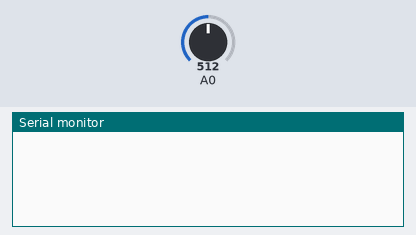
A sketch run on a simulated Arduino Uno, built with avr-gcc and run on an emulated ATmega328P. Shown: the last lines printed to the serial monitor. The inputs (shaded band) are chosen by the test bench; at power-on: A0 = 512.

Above: at 1.2 s.
1.3 s: A0 set to 493
At 2.6 s:
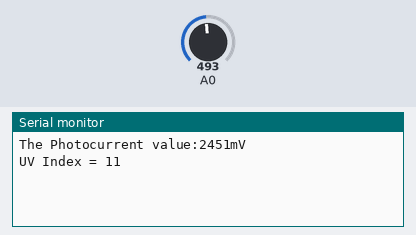
3.6 s: A0 set to 511
At 4.9 s:
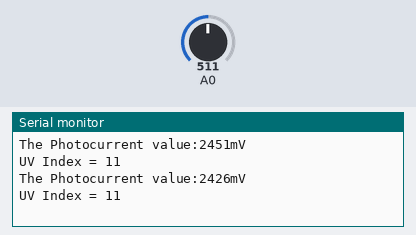
Timing chart, 0 to 6.6 s (numbered marks = the images above; inputs shaded):
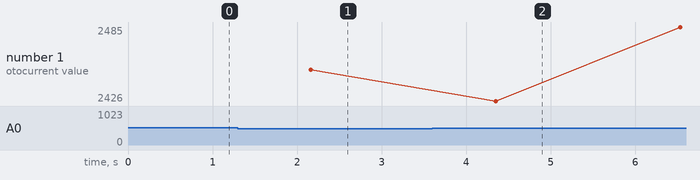

The sketch:

UV.ino
```cpp
/*
 * Sensor: CJMCU-GUVA-S12SD/CJMCU-S12D
 * Arduino IDE version:1.6.9
 * System: Windows10
 * Code version: 1.0
 *
 * Sensor     Arduino
 * SIG    ->    A0
 * GND    ->    GND
 * VCC    ->    5V
 */
int sensorValue;
long sum = 0;
int vout = 0;
int uv = 0;

void setup() {
  Serial.begin(9600);
}

void loop() {
  sensorValue = 0;
  sum = 0;
  for (int i = 0 ; i < 1024 ; i++ ) {
    sensorValue = analogRead(A0);
    sum = sensorValue + sum;
    delay(2);
  }
  vout = sum >> 10;
  vout = vout * 4980.0 / 1024;
  Serial.print("The Photocurrent value:");
  Serial.print(vout);
  Serial.println("mV");
  if (vout < 50) {
    uv = 0;
  }
  else if (vout < 227) {
    uv = 1;
  }
  else if (vout < 318) {
    uv = 2;
  }
  else if (vout < 408) {
    uv = 3;
  }
  else if (vout < 503) {
    uv = 4;
  }
  else if (vout < 606) {
    uv = 5;
  }
  else if (vout < 696) {
    uv = 6;
  }
  else if (vout < 795) {
    uv = 7;
  }
  else if (vout < 881) {
    uv = 8;
  }
  else if (vout < 976) {
    uv = 9;
  }
  else if (vout < 1079) {
    uv = 10;
  }
  else {
    uv = 11;
  }
  delay(20);
  Serial.print("UV Index = ");
  Serial.println(uv);
}
```

Measured:
- after the input at 1.3 s, the serial monitor: prints a new line after 0.86 s (image 1)
- after the input at 3.6 s, the serial monitor: prints a new line after 0.75 s (image 2)
- plotted number 1: 2451 → 2485 after the input at 3.6 s
